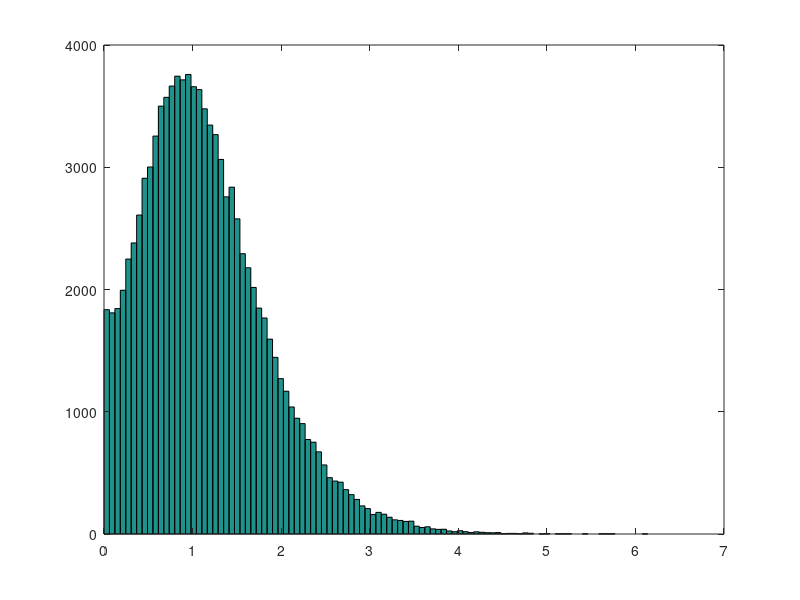

This figure's MATLAB source:
%coxian_ex.m
alpha = [1 0 0 0];
p = 0.9;
m = 4;
lam = 3;
A = [-lam , lam*p, 0, 0; 0, -lam, lam*p ,0 ; ...
    0 ,0, -lam, lam*p; 0, 0, 0 ,-lam] ;
A1 = - A*ones(m,1); 
q = - diag(A); 
Q = [A A1; zeros(1,m) 0]; 
K = diag([1./q; 1])*(Q + diag([q;0]));
K(m+1,m+1) = 1;
N = 10^5;
x = zeros(N,1); 
for i=1:N;
    T = 0;
    Y = min(find(cumsum(alpha)> rand));
    while Y ~= m+1
        T= T -log(rand)/q(Y);
        Y = min(find(cumsum(K(Y,:))> rand));
    end
    x(i) = T;
end

truemean = -alpha*inv(A)*ones(m,1)
mx = mean(x)
truevar = alpha*inv(A)*(2*eye(m,m)-ones(m,1)*alpha)*inv(A)*ones(m,1)
vx = var(x)
hist(x,100)
